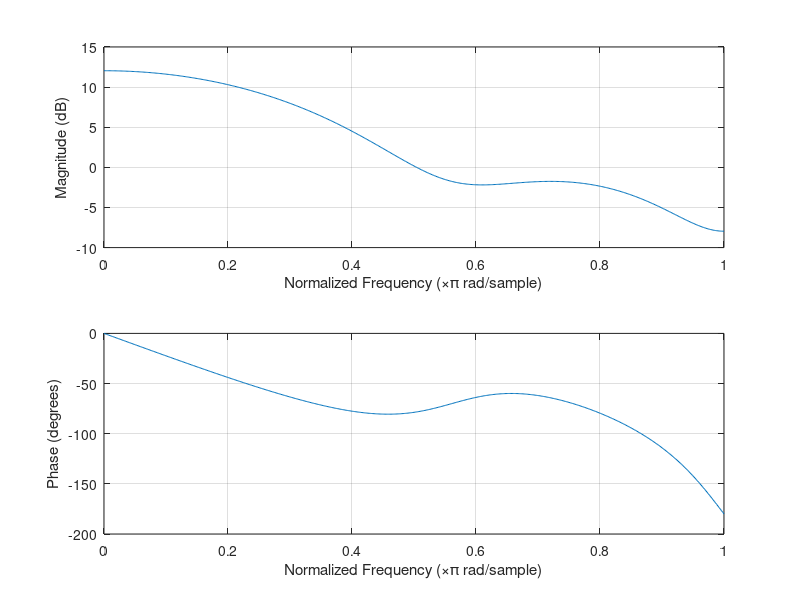

Source code (MATLAB):
%% Lect1 pt.3: 4 tap filter example
close all
clear

h = [.5 .8 .4 .3];

% This function plots the frequency response 
freqz(h,1);

% Note the freq is normalized to 1 and mag is measured in dB. We are
% interested in finding the max magnitude in this mag resp, to scale the
% coeffs to make the mag resp = 1. @ DC, we can see that the magnitude is
% ~6 dB

% lets prove our previous theory
h2 = 2*h;

freqz(h2,1);

% From the plot, we can see that h2 has an identitcal magnitude response to
% h however notice that the gain is now 2.

% comparing the frequency response of h & h2, there is a difference of ~6
% dB; so we need to convert the scaling factor we applied into dB as well.
% Remember since the filter coeffs are a voltage value, we are going to
% need to multiple by 20:

diff = 20*log10(2);

% This is exactly the difference in magnitude between h & h2; when working
% thru the kickstarter deliverable, you can gen the coeffs for a SRRC
% filter, then plot the FR for that filter, find the max mag resp and based
% on that value, choose k so that you can scale the max value of the mag
% resp equal to 1. This will ensure that the input & output will both fit
% in a 1s17 format.

% rcosdesign is used for RC and SRRC impulse responses